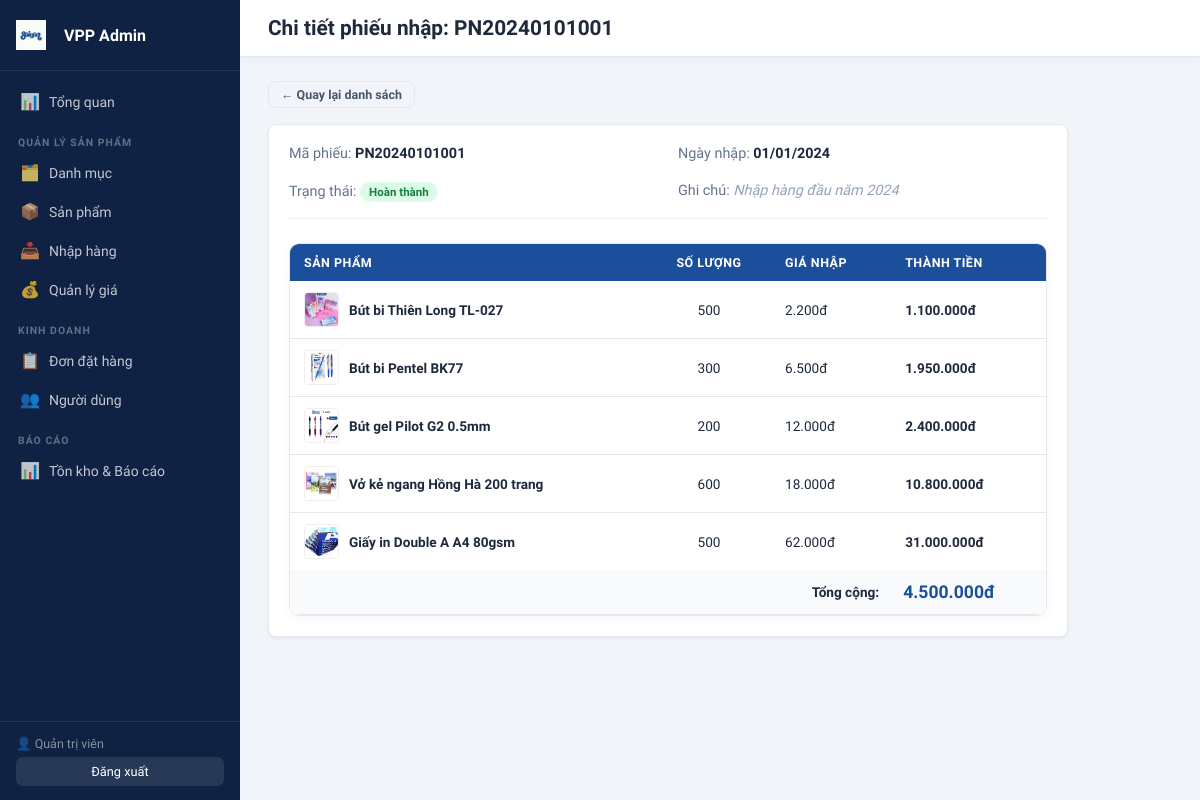
Screenshot of /admin/xem-phieu-nhap.php?id=1 (signed in) with the database file from the repository.
### tables this page shows
CREATE TABLE IF NOT EXISTS phieu_nhap (
    id         INT AUTO_INCREMENT PRIMARY KEY,
    ma_phieu   VARCHAR(30) NOT NULL UNIQUE,
    ngay_nhap  DATE NOT NULL,
    ghi_chu    TEXT,
    trang_thai ENUM('nhap','hoan_thanh') NOT NULL DEFAULT 'nhap',
    tong_tien  DECIMAL(15,2) NOT NULL DEFAULT 0,
    nguoi_tao  INT,
    created_at DATETIME DEFAULT CURRENT_TIMESTAMP,
    updated_at DATETIME DEFAULT CURRENT_TIMESTAMP ON UPDATE CURRENT_TIMESTAMP,
    FOREIGN KEY (nguoi_tao) REFERENCES nguoi_dung(id)
);

CREATE TABLE IF NOT EXISTS chi_tiet_nhap (
    id         INT AUTO_INCREMENT PRIMARY KEY,
    phieu_nhap_id INT NOT NULL,
    sp_id      INT NOT NULL,
    so_luong   INT NOT NULL,
    gia_nhap   DECIMAL(15,2) NOT NULL,
    thanh_tien DECIMAL(15,2) DEFAULT 0,
    FOREIGN KEY (phieu_nhap_id) REFERENCES phieu_nhap(id) ON DELETE CASCADE,
    FOREIGN KEY (sp_id) REFERENCES san_pham(id)
);

CREATE TABLE IF NOT EXISTS san_pham (
    id           INT AUTO_INCREMENT PRIMARY KEY,
    danh_muc_id  INT NOT NULL,
    ten          VARCHAR(200) NOT NULL,
    mo_ta        TEXT,
    don_vi_tinh  VARCHAR(30)  DEFAULT 'cái',
    image VARCHAR(255) DEFAULT NULL,
    gia_nhap     DECIMAL(15,2) NOT NULL DEFAULT 0 COMMENT 'giá nhập bình quân hiện tại',
    ti_le_loi_nhuan DECIMAL(5,2) NOT NULL DEFAULT 20 COMMENT 'tỉ lệ % lợi nhuận',
    so_luong_ton INT NOT NULL DEFAULT 0,
    trang_thai   ENUM('hien','an') NOT NULL DEFAULT 'hien' COMMENT 'hien=đang bán, an=ẩn',
    created_at   DATETIME DEFAULT CURRENT_TIMESTAMP,
    updated_at   DATETIME DEFAULT CURRENT_TIMESTAMP ON UPDATE CURRENT_TIMESTAMP,
    FOREIGN KEY (danh_muc_id) REFERENCES danh_muc(id)
);

### includes/config.php (called while the page is built, shortened)
<?php
function formatGia($so) {
    return number_format((float)$so, 0, ',', '.') . 'đ';
}
?>

### admin/xem-phieu-nhap.php (the view, shortened to what this page needs)
<?php
require_once '../includes/config.php';
$id = (int)($_GET['id']??0);
$phieu = $conn->query("SELECT * FROM phieu_nhap WHERE id=$id")->fetch_assoc();
$page_title = 'Chi tiết phiếu nhập: ' . $phieu['ma_phieu'];
$items = $conn->query("SELECT c.*, s.ten, s.image
                       FROM chi_tiet_nhap c
                       JOIN san_pham s ON c.sp_id = s.id
                       WHERE c.phieu_nhap_id = $id")->fetch_all(MYSQLI_ASSOC);
include 'includes/header.php';
?>
<div style="margin-bottom: 16px;">
    <a href="nhap-hang.php" class="btn-admin-secondary btn-sm" style="display:inline-flex; align-items:center; gap:6px; text-decoration:none;">
        ← Quay lại danh sách
    </a>
</div>
<div class="admin-form-card" style="max-width:800px; background:#fff; padding:20px; border-radius:8px; box-shadow:0 2px 4px rgba(0,0,0,0.05)">
    <div style="display:grid; grid-template-columns:1fr 1fr; gap:20px; margin-bottom:24px; padding-bottom:16px; border-bottom:1px solid #eee; font-size:.9rem">
        <div><span style="color:#64748b">Mã phiếu:</span> <strong style="color:#1e293b"><?= htmlspecialchars($phieu['ma_phieu']) ?></strong></div>
        <div><span style="color:#64748b">Ngày nhập:</span> <strong><?= date('d/m/Y', strtotime($phieu['ngay_nhap'])) ?></strong></div>
        <div><span style="color:#64748b">Trạng thái:</span>
            <span class="badge badge-<?= $phieu['trang_thai']==='hoan_thanh'?'delivered':'draft' ?>">
                <?= $phieu['trang_thai']==='hoan_thanh'?'Hoàn thành':'Nháp' ?>
            </span>
        </div>
        <div><span style="color:#64748b">Ghi chú:</span> <i style="color:#94a3b8"><?= htmlspecialchars($phieu['ghi_chu'] ?: '—') ?></i></div>
    </div>
    <div class="table-wrap">
        <table class="admin-table">
            <thead>
                <tr>
                    <th>Sản phẩm</th>
                    <th style="text-align:center">Số lượng</th>
                    <th>Giá nhập</th>
                    <th>Thành tiền</th>
                </tr>
            </thead>
            <tbody>
                <?php foreach ($items as $it):
                    $img_name = $it['image'] ?: 'default.png';
                ?>
                <tr>
                    <td>
                        <div style="display:flex; align-items:center; gap:10px">
                            <img src="../images/products/<?= htmlspecialchars($img_name) ?>"
                                 alt="sp"
                                 style="width:35px; height:35px; object-fit:cover; border-radius:4px; border:1px solid #eee"
                                 onerror="this.src='../images/products/default.png'">
                            <span style="font-weight:600"><?= htmlspecialchars($it['ten']) ?></span>
                        </div>
                    </td>
                    <td style="text-align:center"><?= number_format($it['so_luong']) ?></td>
                    <td><?= formatGia($it['gia_nhap']) ?></td>
                    <td style="font-weight:700; color:#1e293b"><?= formatGia($it['so_luong'] * $it['gia_nhap']) ?></td>
                </tr>
                <?php endforeach; ?>
            </tbody>
            <tfoot>
                <tr style="background:#f8fafc">
                    <td colspan="3" style="text-align:right; font-weight:700; padding:12px">Tổng cộng:</td>
                    <td style="font-weight:800; color:#1B4F9B; font-size:1.1rem; padding:12px">
                        <?= formatGia($phieu['tong_tien']) ?>
                    </td>
                </tr>
            </tfoot>
        </table>
    </div>
</div>
<?php include 'includes/footer.php'; ?>

### admin/includes/header.php (shortened to what this page needs)
<?php
$current = basename($_SERVER['PHP_SELF']);
?>
<!DOCTYPE html>
<html lang="vi">
<head>
<link rel="stylesheet" href="../assets/css/admin.css">
</head>
<body>
<div id="adminApp">
<aside class="admin-sidebar">
  <div class="sidebar-brand">
    <img src="../assets/img/logo.png" alt="Logo" style="height:30px;margin-right:8px;">
    <span>VPP Admin</span>
  </div>
  <nav class="admin-nav">
    <a href="index.php" class="nav-item <?= $current==='index.php'?'active':'' ?>"><span class="nav-icon">📊</span> Tổng quan</a>
    <div class="nav-group-label">Quản lý sản phẩm</div>
    <a href="danh-muc.php" class="nav-item <?= $current==='danh-muc.php'?'active':'' ?>"><span class="nav-icon">🗂️</span> Danh mục</a>
    <a href="san-pham.php" class="nav-item <?= $current==='san-pham.php'?'active':'' ?>"><span class="nav-icon">📦</span> Sản phẩm</a>
    <a href="nhap-hang.php" class="nav-item <?= $current==='nhap-hang.php'||$current==='them-phieu-nhap.php'||$current==='sua-phieu-nhap.php'?'active':'' ?>"><span class="nav-icon">📥</span> Nhập hàng</a>
    <a href="quan-ly-gia.php" class="nav-item <?= $current==='quan-ly-gia.php'?'active':'' ?>"><span class="nav-icon">💰</span> Quản lý giá</a>
    <div class="nav-group-label">Kinh doanh</div>
    <a href="don-hang.php" class="nav-item <?= $current==='don-hang.php'?'active':'' ?>"><span class="nav-icon">📋</span> Đơn đặt hàng</a>
    <a href="nguoi-dung.php" class="nav-item <?= $current==='nguoi-dung.php'?'active':'' ?>"><span class="nav-icon">👥</span> Người dùng</a>
    <div class="nav-group-label">Báo cáo</div>
    <a href="ton-kho.php" class="nav-item <?= $current==='ton-kho.php'?'active':'' ?>"><span class="nav-icon">📊</span> Tồn kho & Báo cáo</a>
  </nav>
  <div class="sidebar-footer">
    <span id="adminUserInfo">👤 <?= htmlspecialchars($_SESSION['admin_name'] ?? '') ?></span>
    <a href="logout.php" style="background:rgba(255,255,255,.1);border:none;color:white;padding:7px 12px;border-radius:7px;text-decoration:none;font-size:.8rem;text-align:center">Đăng xuất</a>
  </div>
</aside>
<div class="admin-main">
<div class="admin-topbar">
  <h1><?= isset($page_title) ? htmlspecialchars($page_title) : 'Tổng quan' ?></h1>
</div>
<div class="admin-content">

### assets/css/admin.css (style rules this page uses)
:root { --blue:#1B4F9B;--blue-dark:#153d7a;--blue-pale:#e8f0fc;--sidebar-bg:#0f2244;--bg:#f1f5f9;--surface:#fff;--text:#1e293b;--text2:#475569;--muted:#94a3b8;--border:#e2e8f0;--radius:10px; }
* { margin:0;padding:0;box-sizing:border-box; }
body { font-family:'Be Vietnam Pro',sans-serif;background:var(--bg);color:var(--text); }
a { text-decoration:none;color:inherit; }
#adminApp { display:grid;grid-template-columns:240px 1fr;min-height:100vh; }
.admin-sidebar { background:var(--sidebar-bg);color:#fff;display:flex;flex-direction:column;position:sticky;top:0;height:100vh;overflow-y:auto; }
.sidebar-brand { display:flex;align-items:center;gap:10px;padding:20px 16px;border-bottom:1px solid rgba(255,255,255,.08);font-weight:800;font-size:1rem; }
.admin-nav { flex:1;padding:12px 8px; }
.nav-group-label { font-size:.65rem;font-weight:700;text-transform:uppercase;letter-spacing:.1em;color:rgba(255,255,255,.35);padding:14px 10px 5px; }
.nav-item { display:flex;align-items:center;gap:9px;padding:9px 12px;border-radius:8px;text-decoration:none;color:rgba(255,255,255,.75);font-size:.875rem;font-weight:500;transition:all .18s;margin-bottom:2px; }
.nav-icon { font-size:1rem;width:20px;text-align:center; }
.sidebar-footer { padding:14px 16px;border-top:1px solid rgba(255,255,255,.08);display:flex;flex-direction:column;gap:6px; }
#adminUserInfo { font-size:.78rem;color:rgba(255,255,255,.5); }
.admin-main { display:flex;flex-direction:column;min-height:100vh;overflow:auto; }
.admin-topbar { background:#fff;border-bottom:1px solid var(--border);padding:16px 28px;display:flex;align-items:center;justify-content:space-between;position:sticky;top:0;z-index:50;box-shadow:0 2px 8px rgba(0,0,0,.04); }
.admin-topbar h1 { font-size:1.3rem;font-weight:800; }
.admin-content { flex:1;padding:24px 28px; }
.btn-admin-secondary { background:var(--bg);color:var(--text2);border:1.5px solid var(--border);padding:8px 16px;border-radius:8px;cursor:pointer;font-weight:600;font-size:.85rem;font-family:'Be Vietnam Pro',sans-serif;display:inline-block;text-decoration:none; }
.btn-sm { padding:5px 12px;font-size:.78rem; }
.table-wrap { overflow-x:auto;border-radius:var(--radius);border:1px solid var(--border);box-shadow:0 2px 8px rgba(0,0,0,.04); }
.admin-table { width:100%;border-collapse:collapse;background:#fff; }
.admin-table thead tr { background:var(--blue);color:#fff; }
.admin-table th { padding:11px 14px;text-align:left;font-size:.78rem;font-weight:700;text-transform:uppercase;letter-spacing:.04em;white-space:nowrap; }
.admin-table td { padding:11px 14px;border-bottom:1px solid var(--border);font-size:.85rem;vertical-align:middle; }
.admin-table tbody tr:last-child td { border-bottom:none; }
.badge { display:inline-block;padding:3px 9px;border-radius:20px;font-size:.72rem;font-weight:700; }
.badge-delivered { background:#dcfce7;color:#15803d; }
.admin-form-card { background:#fff;border:1.5px solid var(--border);border-radius:var(--radius);padding:24px;max-width:520px; }

### rows the page displays
phieu_nhap: ma_phieu "Chi tiết phiếu nhập: PN20240101001", ma_phieu "PN20240101001", ngay_nhap "01/01/2024", ghi_chu "Nhập hàng đầu năm 2024", tong_tien "4.500.000đ"
chi_tiet_nhap: sp.image (picture), sp.ten "Bút bi Thiên Long TL-027", so_luong "500", gia_nhap "2.200đ", formatGia($it['so_luong'] * $it['gia_nhap']) "1.100.000đ"
chi_tiet_nhap: sp.image (picture), sp.ten "Bút bi Pentel BK77", so_luong "300", gia_nhap "6.500đ", formatGia($it['so_luong'] * $it['gia_nhap']) "1.950.000đ"
chi_tiet_nhap: sp.image (picture), sp.ten "Bút gel Pilot G2 0.5mm", so_luong "200", gia_nhap "12.000đ", formatGia($it['so_luong'] * $it['gia_nhap']) "2.400.000đ"
chi_tiet_nhap: sp.image (picture), sp.ten "Vở kẻ ngang Hồng Hà 200 trang", so_luong "600", gia_nhap "18.000đ", formatGia($it['so_luong'] * $it['gia_nhap']) "10.800.000đ"
chi_tiet_nhap: sp.image (picture), sp.ten "Giấy in Double A A4 80gsm", so_luong "500", gia_nhap "62.000đ", formatGia($it['so_luong'] * $it['gia_nhap']) "31.000.000đ"

### other values shown
$_SESSION['admin_name'] "Quản trị viên"
